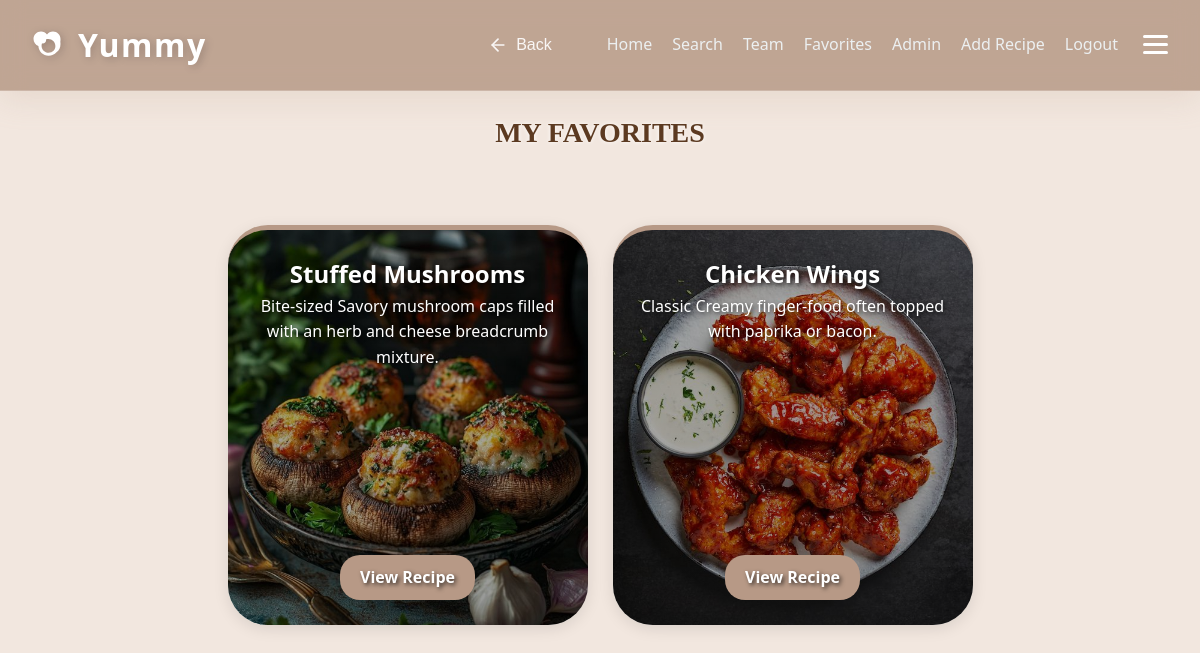
Before: /favorites/ (signed in) with the older database file.
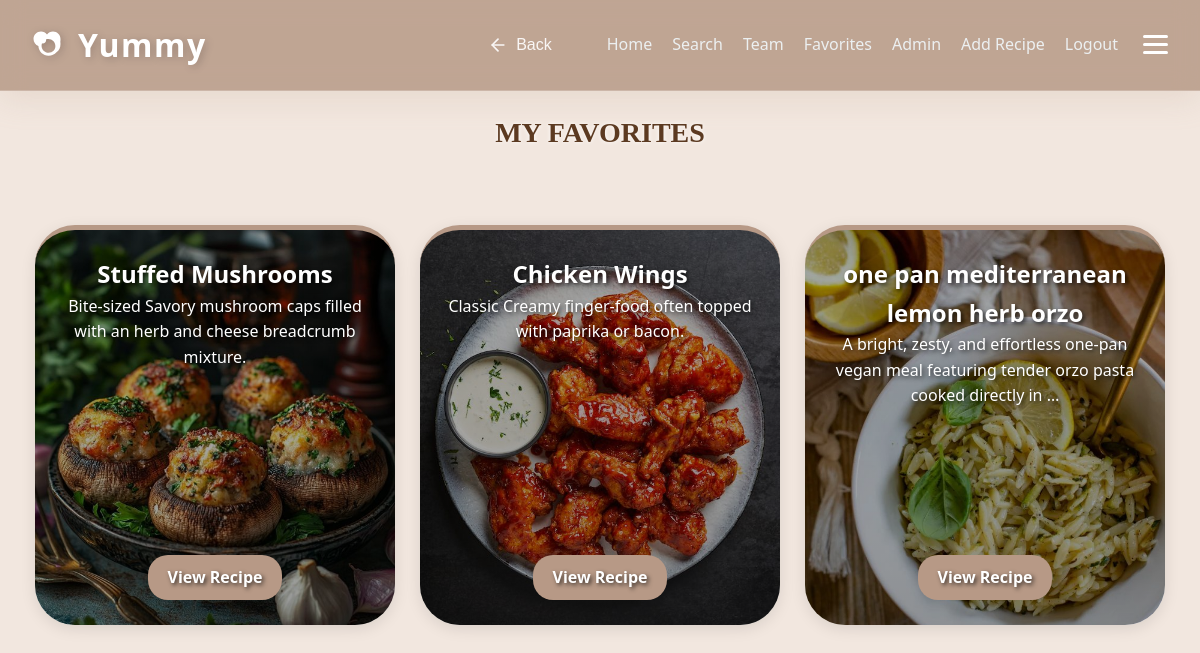
After: the same page with the newer database file.
### recipes/models.py (models this page shows, shortened)
class Favorite(models.Model):
    user = models.ForeignKey(User, on_delete=models.CASCADE, related_name='user_favorites')
    recipe = models.ForeignKey(Recipe, on_delete=models.CASCADE, related_name='favorited_by')
    added_at = models.DateTimeField(auto_now_add=True)
    class Meta:
        unique_together = ('user', 'recipe')
        verbose_name = "Favorite"
        verbose_name_plural = "Favorites"

class Recipe(models.Model):
    DIET_CHOICES = [
        ('all', 'General / Non-Specific'),
        ('keto', 'Keto Friendly'),
        ('vegan', 'Vegan / Vegetarian'),
        ('protein', 'High Protein'),
        ('gluten-free', 'Gluten-Free'),
    ]
    title = models.CharField(max_length=200, verbose_name="Recipe Title")
    slug = models.SlugField(unique=True, blank=True, null=True)
    description = models.TextField(help_text="Briefly describe the dish")
    ingredients = models.TextField(help_text="Separate ingredients with a comma or new line")
    instructions = models.TextField()
    image = models.ImageField(upload_to='recipes/%Y/%m/%d/', default='default_recipe.jpg')
    category = models.ForeignKey(Category, on_delete=models.SET_NULL, null=True, related_name='recipes')
    author = models.ForeignKey(User, on_delete=models.CASCADE, related_name='my_recipes')
    diet_type = models.CharField(max_length=20, choices=DIET_CHOICES, default='all',null=True,blank=True)
    prep_time = models.PositiveIntegerField(default=30, help_text="Preparation time in minutes",null=True,blank=True)
    calories = models.PositiveIntegerField(default=500, help_text="Calories per serving",null=True,blank=True)
    created_at = models.DateTimeField(auto_now_add=True)
    updated_at = models.DateTimeField(auto_now=True)
    class Meta:
        ordering = ['-created_at']
        verbose_name = "Recipe"
        verbose_name_plural = "Recipes"

### recipes/views.py (the view)
# urls.py: path("favorites/", views.favorites, name="favorites"),
@login_required(login_url="login")
def favorites(request):
    user_favorites = Favorite.objects.filter(user=request.user).select_related('recipe')
    return render(request, "recipes/favorites.html", {"favorites": user_favorites})

### recipes/templates/recipes/favorites.html (shortened to what this page needs)
{% load static %}
<!DOCTYPE html>
<html lang="en">
<head>
    <link rel="stylesheet" href="{% static 'css/style.css' %}" />
</head>
<body style="background-color: #f2e7df; text-align: center">
    <div id="navbar">
                <nav class="main-nav">
            <div class="nav-left">
                <a href="{% url 'home' %}" class="logo" style="text-decoration: none;">
                    Yummy
                </a>
            </div>
            <div class="nav-right">
                <button class="nav-back-btn" onclick="window.history.back()" aria-label="Go Back">
                    <svg width="20" height="20" viewBox="0 0 24 24" fill="none" stroke="currentColor" stroke-width="2" stroke-linecap="round" stroke-linejoin="round">
                        <line x1="19" y1="12" x2="5" y2="12"></line>
                        <polyline points="12 19 5 12 12 5"></polyline>
                    </svg>
                    <span>Back</span>
                </button>
                <ul class="nav-links">
                    <li><a href="{% url 'home' %}">Home</a></li>
                    <li><a href="{% url 'search' %}">Search</a></li>
                    <li><a href="{% url 'cover' %}">Team</a></li>
                    {% if user.is_authenticated %}
                        <li><a href="{% url 'favorites' %}">Favorites</a></li>
                        {% if user.is_staff %}
                            <li><a href="{% url 'admin_recipe' %}">Admin</a></li>
                            <li><a href="{% url 'add_recipe' %}">Add Recipe</a></li>
                        {% endif %}
                        <li><a href="{% url 'logout' %}">Logout</a></li>
                    {% else %}
                        <li><a href="{% url 'login' %}">Login</a></li>
                        <li><a href="{% url 'signup' %}">Sign Up</a></li>
                    {% endif %}
                </ul>
                <div class="menu-icon" id="menu-icon-btn">
                    <div class="bar"></div>
                    <div class="bar"></div>
                    <div class="bar"></div>
                </div>
            </div>
        </nav>
    </div>
    <div id="favorites-view">
        <h1 class="fav" style="margin-top: 20px">MY FAVORITES</h1>
        {% if favorites %}
        <div id="favorites-list">
            {% for fav in favorites %}
            <div class="recipe-card" id="recipe-{{ fav.recipe.pk }}"
                style="background-image: linear-gradient(rgba(0,0,0,0.3), rgba(0,0,0,0.4)), url('{{ fav.recipe.image.url }}'); background-size: cover; background-position: center;"
                onclick="openCard(event, 'recipe-{{ fav.recipe.pk }}-card')">
                <h2>{{ fav.recipe.title }}</h2>
                <p>{{ fav.recipe.description|truncatewords:15 }}</p>
                <a href="javascript:void(0)" class="btn-main"
                    onclick="openCard(event, 'recipe-{{ fav.recipe.pk }}-card')"
                    style="margin-top: auto; align-self: center; background-color: #6B3E26; color: white; padding: 10px 20px; border-radius: 20px; text-decoration: none;">View
                    Recipe</a>
            </div>
            {% endfor %}
        </div>
        {% endif %}
    </div>
</body>
</html>

Changed rows visible on the page:
added Favorite: recipe.image (picture), recipe "one pan mediterranean lemon herb orzo", recipe.description "A bright, zesty, and effortless one-pan vegan meal featuring tender orzo pasta cooked directly in …"
